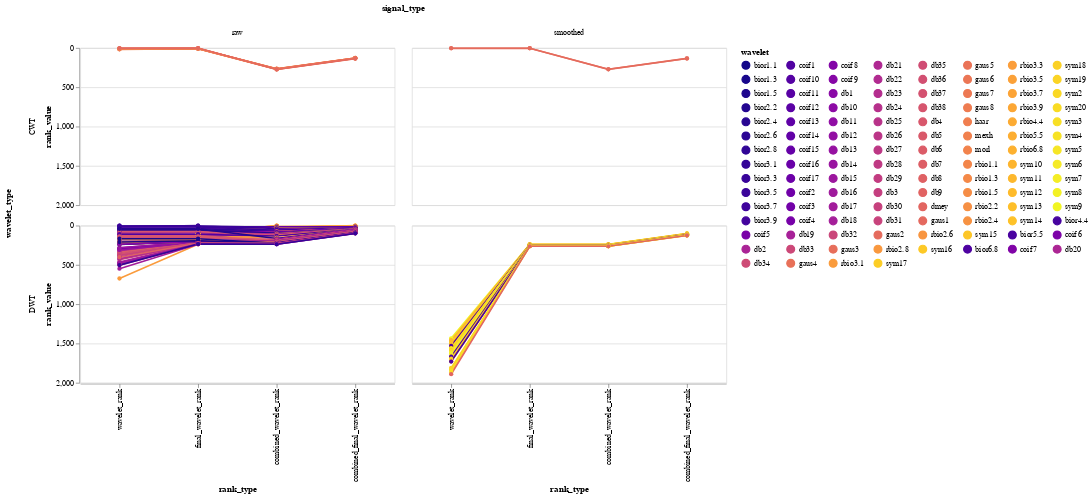

Notebook source saved alongside this figure:
### Code cell
melted_subset_combined_results_df = pd.melt(subset_combined_results_df, id_vars=['htid',  'wavelet', 'wavelet_type', 'signal_type', 'wavelet_mode', 'wavelet_level'], value_vars=['wavelet_rank', 'final_wavelet_rank', 'combined_wavelet_rank', 'combined_final_wavelet_rank'], var_name='rank_type', value_name='rank_value')

selection = alt.selection_multi(fields=['wavelet'], bind='legend')
sort_order = ['wavelet_rank', 'final_wavelet_rank', 'combined_wavelet_rank', 'combined_final_wavelet_rank']
alt.Chart(melted_subset_combined_results_df).mark_line(point=True).encode(
	x=alt.X('rank_type', sort=sort_order),
	y=alt.Y('rank_value', scale=alt.Scale(reverse=True)),  # Invert the y-axis
	color=alt.Color('wavelet', scale=alt.Scale(scheme='plasma'), legend=alt.Legend(symbolLimit=0, columns=8)),
	column='signal_type',
	row='wavelet_type',
	tooltip=['wavelet', 'rank_value', 'rank_type', 'signal_type', 'wavelet_type', 'htid', 'wavelet_mode', 'wavelet_level'],
	opacity=alt.condition(selection, alt.value(1), alt.value(0.2))
).add_params(selection).properties(
	width=400,
	height=200
)

### Figure 1 — Vega-Lite specification as saved in the notebook (floating-point values rounded to 4 significant figures; data arrays with more than 128 entries replaced by an {"elided": "..."} marker saying what was removed)
{"config": {"view": {"continuousWidth": 300, "continuousHeight": 300}}, "data": {"name": "data-398e0c82beffbd3fc3a90db288d32864"}, "mark": {"type": "line", "point": true}, "encoding": {"color": {"field": "wavelet", "legend": {"columns": 8, "symbolLimit": 0}, "scale": {"scheme": "plasma"}, "type": "nominal"}, "column": {"field": "signal_type", "type": "nominal"}, "opacity": {"condition": {"param": "param_1", "value": 1}, "value": 0.2}, "row": {"field": "wavelet_type", "type": "nominal"}, "tooltip": [{"field": "wavelet", "type": "nominal"}, {"field": "rank_value", "type": "quantitative"}, {"field": "rank_type", "type": "nominal"}, {"field": "signal_type", "type": "nominal"}, {"field": "wavelet_type", "type": "nominal"}, {"field": "htid", "type": "nominal"}, {"field": "wavelet_mode", "type": "nominal"}, {"field": "wavelet_level", "type": "quantitative"}], "x": {"field": "rank_type", "sort": ["wavelet_rank", "final_wavelet_rank", "combined_wavelet_rank", "combined_final_wavelet_rank"], "type": "nominal"}, "y": {"field": "rank_value", "scale": {"reverse": true}, "type": "quantitative"}}, "height": 200, "params": [{"name": "param_1", "select": {"type": "point", "fields": ["wavelet"]}, "bind": "legend"}], "width": 400, "$schema": "https://vega.github.io/schema/vega-lite/v5.8.0.json", "datasets": {"data-398e0c82beffbd3fc3a90db288d32864": {"elided": "544 records"}}}
